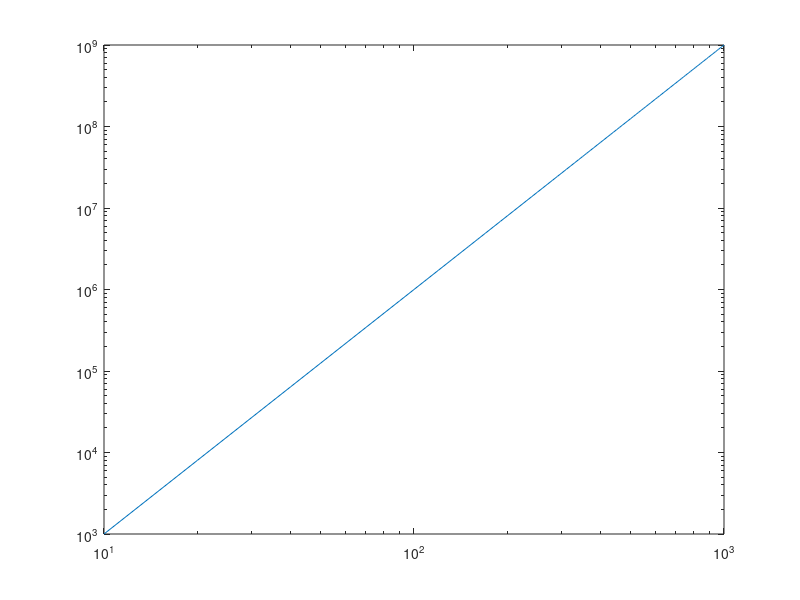

This chart was generated by the following MATLAB code:
% the plot commands seemilogx, semilogy,and loglog
% plot the x- values, the y- values and both x- and y- value
% on a log10 scale, respectively. create a vector of
% x=0:10:1000. Plot x vs x^3 using the three log scale 
% plot commands hint comput y = x^3

x=0:10:1000;
y=x.^3;
semilogx(x,y)
semilogy(x,y)
loglog(x,y)